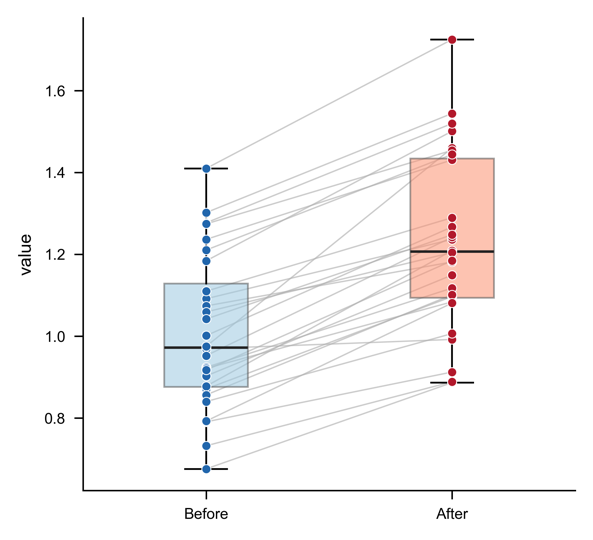
#> input picture thesis-framework-workflow/assets/python-figures/paired.png, 593 x 540 px; its folder holds 5 pictures in this run
$ python build_python_gallery.py
#> lines starting #> are read from the running program, lines starting #| are printed output that depends on the picture
#> in main, `gallery = Image.new("RGB", (width, height), "white")`: gallery: PIL image 2092x1444 RGB; every value is 255
"""Arrange existing demo previews in an evenly spaced README gallery.

Requires Pillow >= 10.1. Run from any directory with Python. Source plots
retain their aspect ratios and all labels; only the surrounding layout changes.
"""

import hashlib
import json
from pathlib import Path

from PIL import Image, ImageDraw, ImageFont, ImageOps

ASSETS = Path(__file__).resolve().parents[1] / "assets" / "python-figures"
PANELS = (
    ("paired", "Paired comparison"),
    ("roc", "ROC curves"),
    ("volcano", "Volcano plot"),
    ("dotplot", "Dot plot"),
    ("marginal", "Marginal distributions"),
)
CARD_WIDTH, CARD_HEIGHT = 660, 680
MARGIN, GAP, HEADER = 28, 28, 72


def make_card(name, title):
    """Fit a full source image inside a fixed-size card without cropping."""
#> called with name = 'paired', title = 'Paired comparison'
    card = Image.new("RGB", (CARD_WIDTH, CARD_HEIGHT), "white")
#> card: PIL image 660x680 RGB; every value is 255
    draw = ImageDraw.Draw(card)
    draw.rectangle((0, 0, CARD_WIDTH - 1, HEADER), fill="#f6f8fa")
    draw.line((0, HEADER, CARD_WIDTH, HEADER), fill="#d8dee4", width=2)
    draw.text(
        (24, HEADER // 2),
        title,
        font=ImageFont.load_default(size=32),
        fill="#24292f",
        anchor="lm",
    )
    with Image.open(ASSETS / f"{name}.png") as source:
#> source is the input picture: PIL image 593x540 RGB; mean R, G, B 248.2, 246.6, 246.6
        preview = ImageOps.contain(
            source.convert("RGB"),
            (CARD_WIDTH - 40, CARD_HEIGHT - HEADER - 40),
            Image.Resampling.LANCZOS,
        )
    x = (CARD_WIDTH - preview.width) // 2
#> x = 20
    y = HEADER + (CARD_HEIGHT - HEADER - preview.height) // 2
#> y = 93
    card.paste(preview, (x, y))
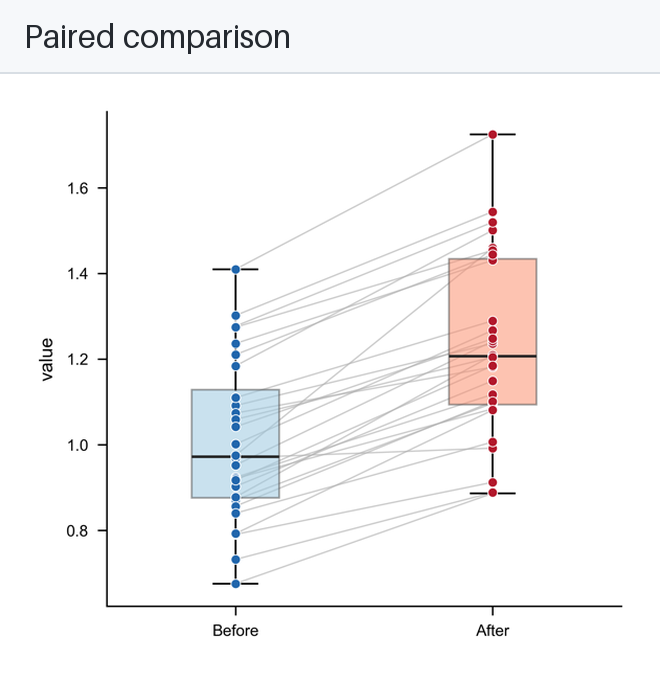
#> card: PIL image 660x680 RGB; mean R, G, B 247.6, 246.6, 246.9
    draw.rectangle((0, 0, CARD_WIDTH - 1, CARD_HEIGHT - 1), outline="#d8dee4", width=2)
    return card


def main():
    width = 2 * MARGIN + 3 * CARD_WIDTH + 2 * GAP
    height = 2 * MARGIN + 2 * CARD_HEIGHT + GAP
    gallery = Image.new("RGB", (width, height), "white")
    positions = (
        (MARGIN, MARGIN),
        (MARGIN + CARD_WIDTH + GAP, MARGIN),
        (MARGIN + 2 * (CARD_WIDTH + GAP), MARGIN),
        (MARGIN + (CARD_WIDTH + GAP) // 2, MARGIN + CARD_HEIGHT + GAP),
        (MARGIN + 3 * (CARD_WIDTH + GAP) // 2, MARGIN + CARD_HEIGHT + GAP),
    )
    for (name, title), position in zip(PANELS, positions, strict=True):
        gallery.paste(make_card(name, title), position)
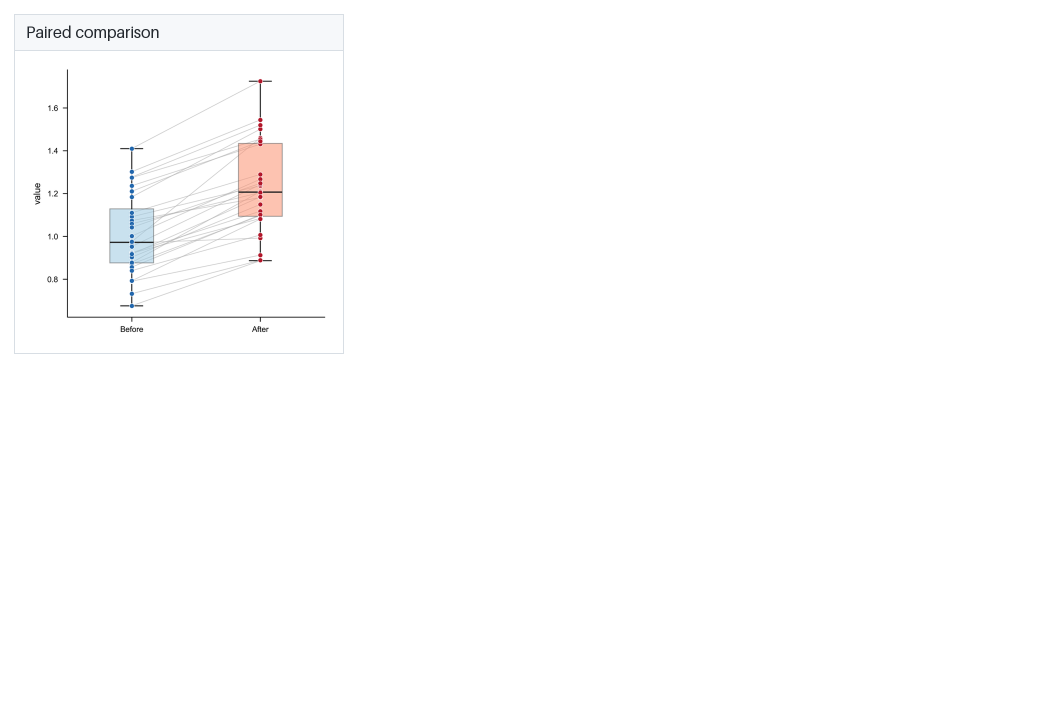
#> gallery: PIL image 2092x1444 RGB (shown at 1/2 size); mean R, G, B 253.8, 253.7, 253.8
#> pass 2 of the loop in main, `for (name, title), position in zip(PANELS, positions, strict=True):`:
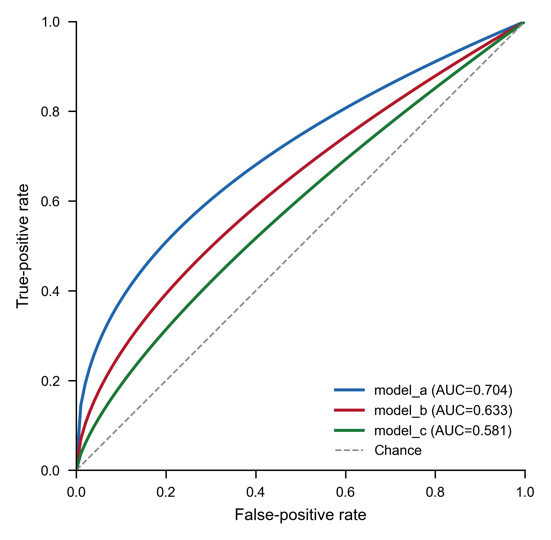
#> input picture thesis-framework-workflow/assets/python-figures/roc.png, 551 x 540 px
#> in make_card, source is the input picture: PIL image 551x540 RGB; mean R, G, B 247.4, 247.5, 247.6
#> preview: PIL image 580x568 RGB
#> in make_card (call 2), `card.paste(preview, (x, y))`:
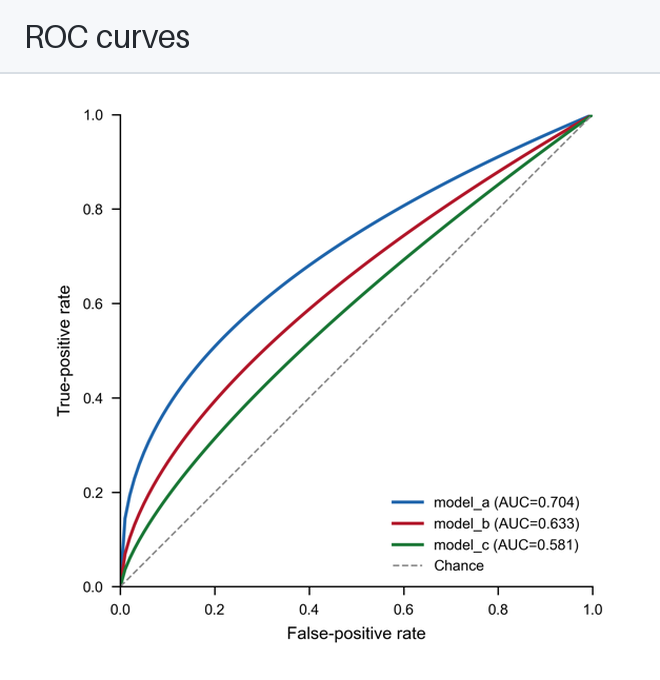
#> card: PIL image 660x680 RGB; mean R, G, B 247.7, 248, 248.3
#> in main, `gallery.paste(make_card(name, title), position)`:
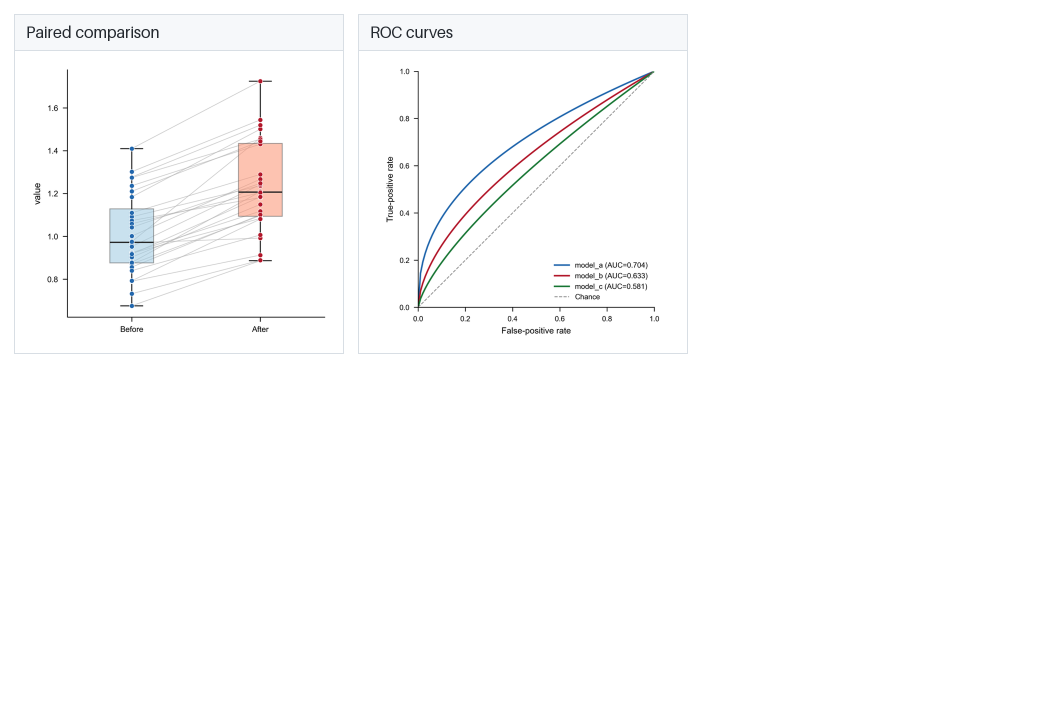
#> gallery: PIL image 2092x1444 RGB (shown at 1/2 size); mean R, G, B 252.7, 252.6, 252.7
#> pass 3 of the loop in main, `for (name, title), position in zip(PANELS, positions, strict=True):`:
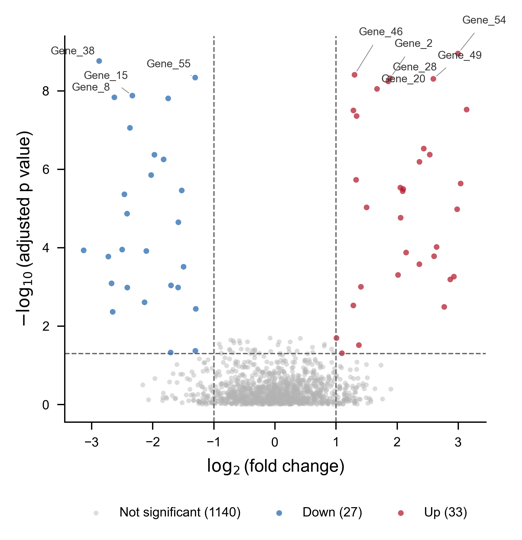
#> input picture thesis-framework-workflow/assets/python-figures/volcano.png, 522 x 540 px
#> in make_card, source is the input picture: PIL image 522x540 RGB; mean R, G, B 248.7, 248.5, 248.7
#> preview: PIL image 549x568 RGB
#> in make_card (call 3), `card.paste(preview, (x, y))`:
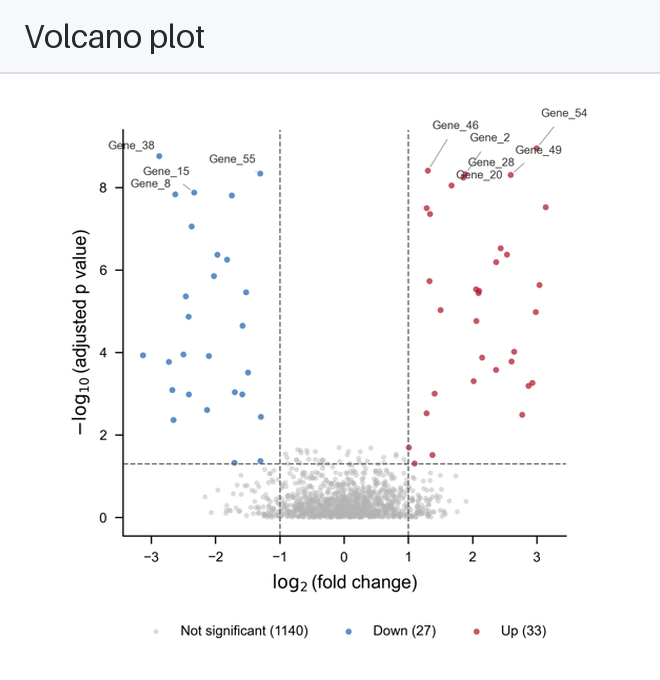
#> card: PIL image 660x680 RGB; mean R, G, B 248.8, 248.9, 249.3
#> in main, `gallery.paste(make_card(name, title), position)`:
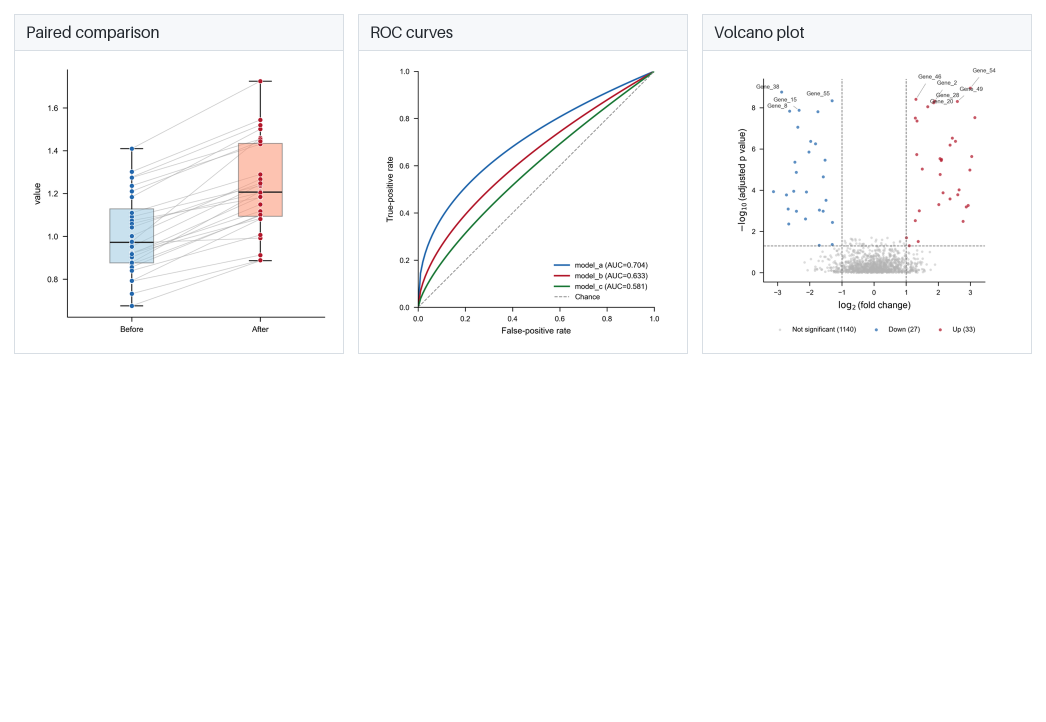
#> gallery: PIL image 2092x1444 RGB (shown at 1/2 size); mean R, G, B 251.7, 251.6, 251.8
#> the loop made 4 passes; the first 3 are shown
    output = ASSETS / "templates.png"
    gallery.save(output, optimize=True)

    path = ASSETS / "provenance.json"
    record = json.loads(path.read_text(encoding="utf-8"))
    record["files"][output.name] = hashlib.sha256(output.read_bytes()).hexdigest()
    record["gallery_layout"] = {
        "builder": "../../scripts/build_python_gallery.py",
        "arrangement": "Three equal cards above two centered equal cards",
        "card_size_px": [CARD_WIDTH, CARD_HEIGHT],
        "gap_px": GAP,
        "source_images": "Existing exported previews, uncropped and aspect-preserved",
    }
    path.write_text(
        json.dumps(record, ensure_ascii=False, indent=2) + "\n", encoding="utf-8"
    )
    print(f"Built {output.name}: {width} x {height}, {len(PANELS)} equal cards")


if __name__ == "__main__":
#> (the run stopped early here; a loop or call above may not have finished)
